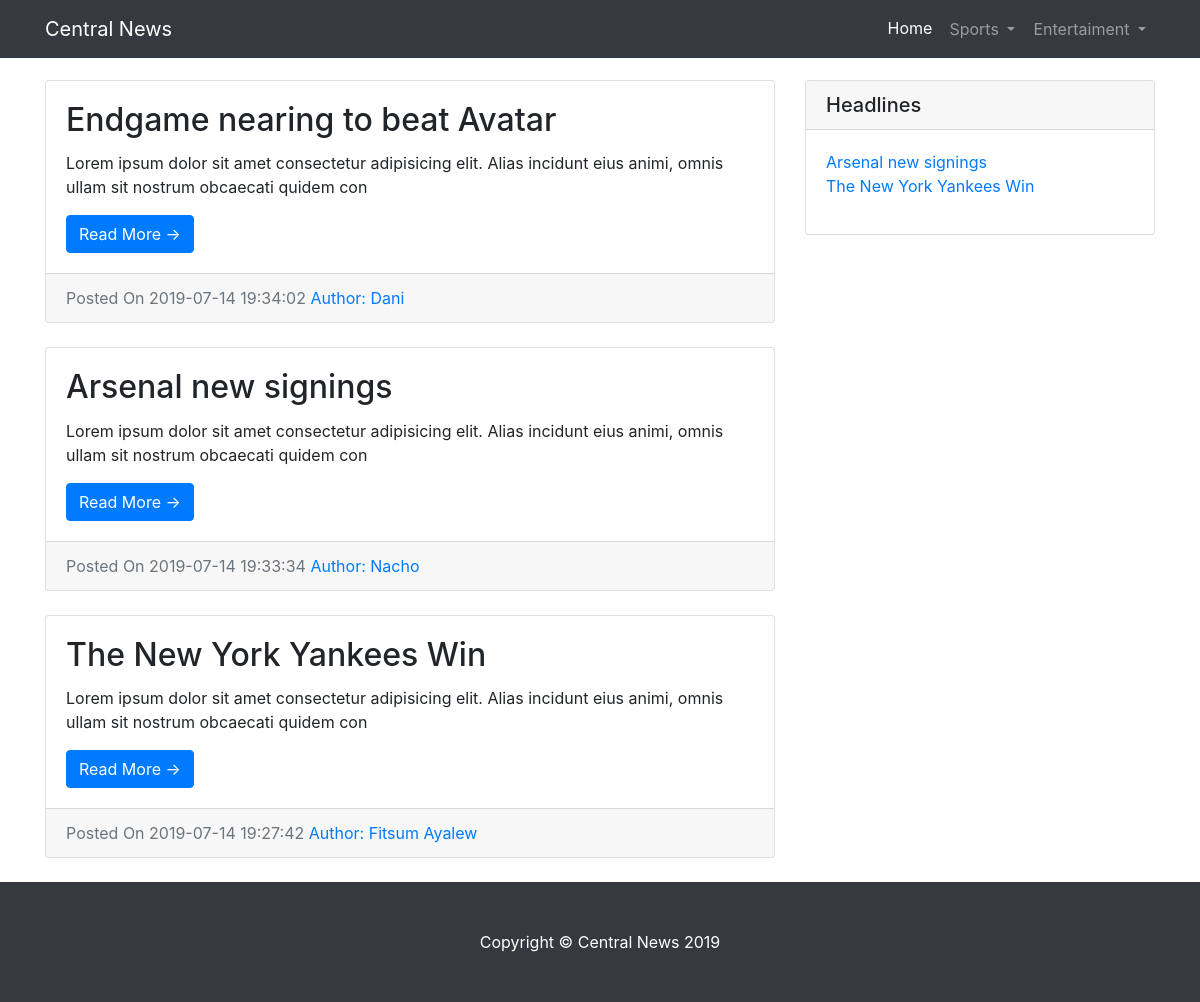
The page / on the database its author committed.
### tables this page shows
CREATE TABLE `categories` (
  `id` int(11) NOT NULL,
  `name` varchar(32) NOT NULL,
  `parent_id` int(11) NOT NULL DEFAULT '0',
  `status` varchar(8) NOT NULL DEFAULT 'Enabled'
);

CREATE TABLE `posts` (
  `id` int(11) NOT NULL,
  `title` varchar(32) NOT NULL,
  `author` varchar(16) NOT NULL,
  `time` timestamp NOT NULL DEFAULT CURRENT_TIMESTAMP ON UPDATE CURRENT_TIMESTAMP,
  `body` text NOT NULL,
  `img` varchar(128) NOT NULL DEFAULT 'none',
  `category` int(11) NOT NULL,
  `headline` varchar(8) NOT NULL DEFAULT 'no',
  `view` int(11) NOT NULL DEFAULT '0'
);

### index.php (the view, shortened to what this page needs)
<!DOCTYPE html>
<html lang="en">
<head>
  <link href="vendor/bootstrap/css/bootstrap.min.css" rel="stylesheet">
  <link href="css/blog-home.css" rel="stylesheet">
</head>
<body>
<nav class="navbar navbar-expand-lg navbar-dark bg-dark fixed-top">
    <div class="container">
        <a class="navbar-brand" href="#">Central News</a>
        <div class="collapse navbar-collapse" id="navbarResponsive">
            <ul class="navbar-nav ml-auto">
                <li class="nav-item active">
                    <a class="nav-link" href="index.php">Home
                    </a>
                </li>
                <?php
                require_once 'core/init.php';
                $sql = "SELECT id,name,parent_id FROM categories WHERE parent_id=0";
                $result = $conn->query($sql);
                while ($row = $result->fetch_row()) {
                    $name = $row[1];
                    echo '<li class="nav-item">
              <div class="dropdown">
                  <button class="btn nav-link dropdown-toggle" type="button" data-toggle="dropdown" aria-haspopup="true" aria-expanded="false">
                    ';
                    echo $name;
                    echo ' </button>
                  <div class="dropdown-menu" aria-labelledby="dropdownMenuButton">';
                    echo '      </div>
                </div>
          </li>';
                }
                ?>
            </ul>
        </div>
    </div>
</nav>
  <div class="container">
    <div class="row">
      <div class="col-md-8">
          <br>
          <?php
          $sql = null;
          if (isset($_GET["id"])){
              $id = $_GET["id"];
              $sql = "SELECT id,title,author,time,category,headline,view,body FROM posts WHERE category =$id ORDER BY time DESC ";
          }else{
              $sql = "SELECT id,title,author,time,category,headline,view,body FROM posts ORDER BY time DESC ";
          }
          $result = $conn->query($sql);
          while ($row = $result->fetch_row()) {
              $title = $row[1];
              $author = $row[2];
              $body = substr($row[7],0,128);
              $time = $row[3];
              $id = (int)$row[0];
              echo '     <div class="card mb-4">
          <div class="card-body">
            <h2 class="card-title">' . $title . '</h2>
            <p class="card-text">' . $body . '</p>
            <a href="details.php?id='.$id.'" class="btn btn-primary">Read More &rarr;</a>
          </div>' .' <div class="card-footer text-muted">Posted On '. $time .'<a href="#"> Author: '.$author.'</a> </div>
        </div>' ;
          }
          ?>
      </div>
      <div class="col-md-4">
        <div class="card my-4">
          <h5 class="card-header">Headlines</h5>
          <div class="card-body">
              <?php
              $sql = "SELECT id,title,author,time,category,headline,view,body FROM posts WHERE headline='Yes' ORDER BY time DESC ";
              $result = $conn->query($sql);
              echo '<ul style="list-style: none">';
              while ($row = $result->fetch_row()) {
                  $title = $row[1];
                  $id = (int)$row[0];
                  echo '<li><a href="details.php?id='.$id.'">'.$title.'</a></li>';
              }
              ?>
          </div>
        </div>
      </div>
    </div>
  </div>
  <footer class="py-5 bg-dark">
    <div class="container">
      <p class="m-0 text-center text-white">Copyright &copy; Central News 2019</p>
    </div>
  </footer>
</body>
</html>

### css/blog-home.css (style rules this page uses)
* { padding: 0; margin: 0; }
body { padding-top: 56px; }

### rows shown on the page
categories: name "Sports"
categories: name "Entertaiment"
posts: title "Endgame nearing to beat Avatar", body "Lorem ipsum dolor sit amet consectetur adipisicing elit. Alias incidunt eius animi, omnis ullam sit nostrum obcaecati quidem con", time "2019-07-14 19:34:02", author "Dani"
posts: title "Arsenal new signings", body "Lorem ipsum dolor sit amet consectetur adipisicing elit. Alias incidunt eius animi, omnis ullam sit nostrum obcaecati quidem con", time "2019-07-14 19:33:34", author "Nacho"
posts: title "The New York Yankees Win", body "Lorem ipsum dolor sit amet consectetur adipisicing elit. Alias incidunt eius animi, omnis ullam sit nostrum obcaecati quidem con", time "2019-07-14 19:27:42", author "Fitsum Ayalew"
